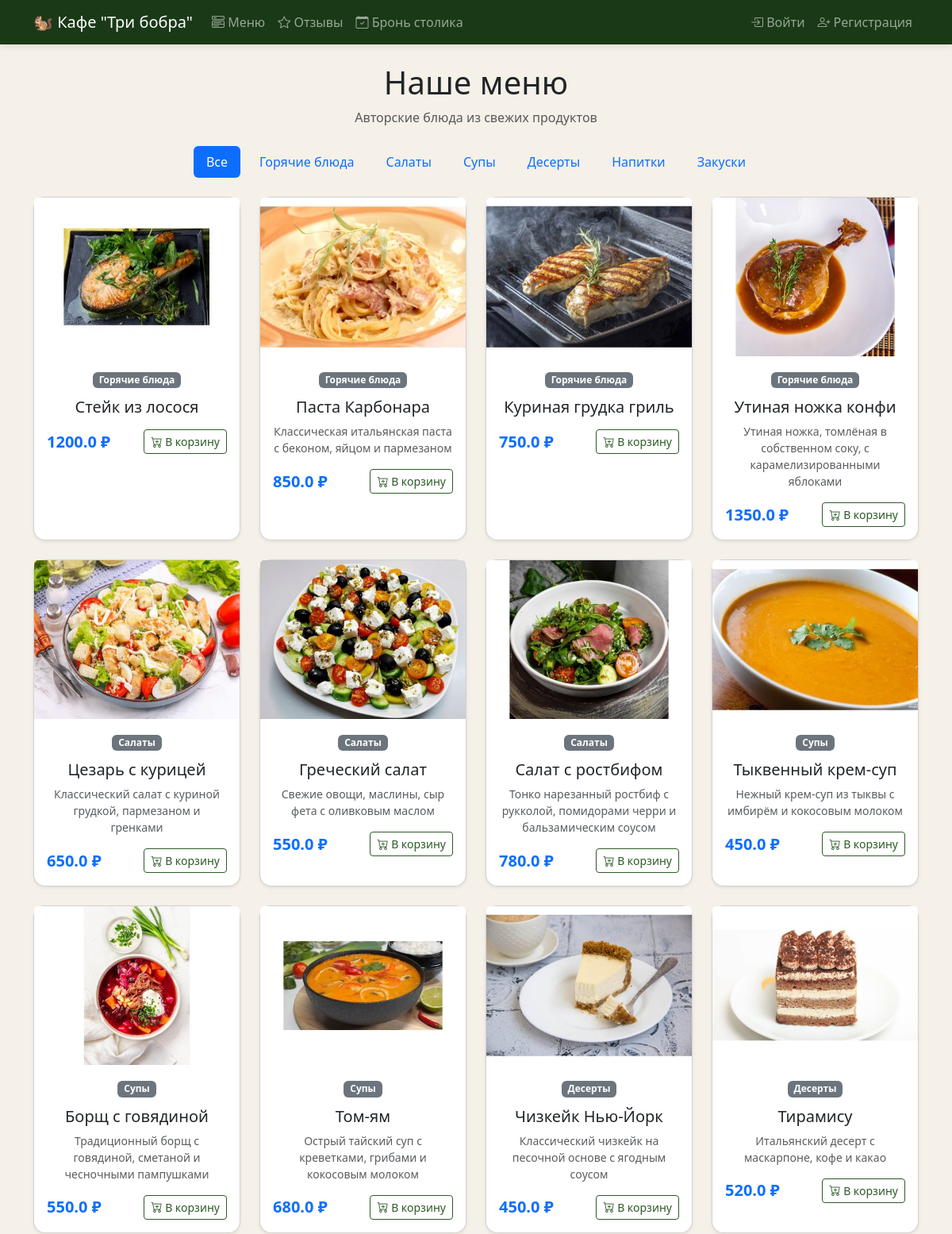
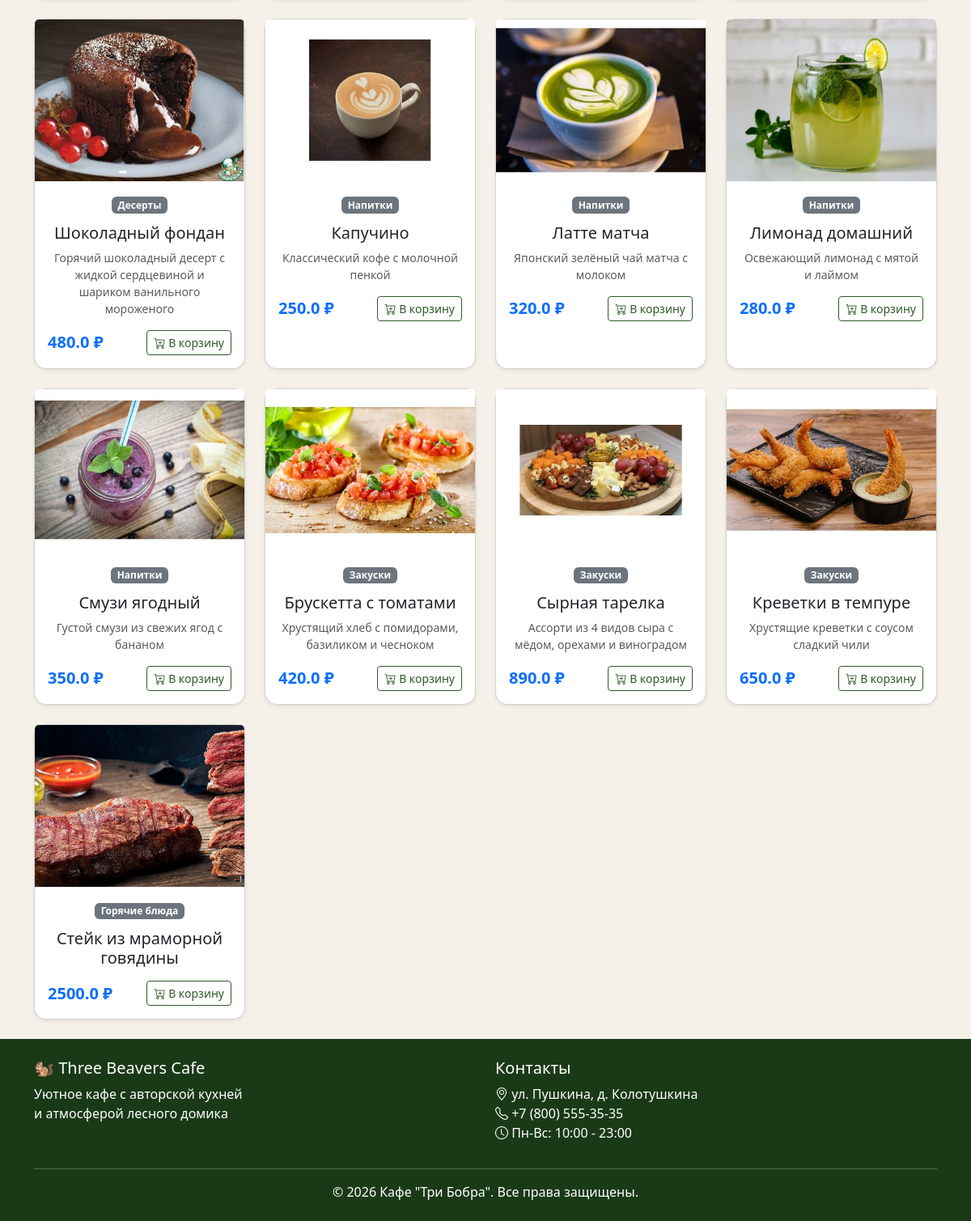
The page /menu on the database its author committed (2 pictures, top to bottom).
### models.py (models this page shows)
class Category(db.Model):
    id = db.Column(db.Integer, primary_key=True)
    name = db.Column(db.String(50), unique=True, nullable=False)
    items = db.relationship('MenuItem', backref='category', lazy=True)

class MenuItem(db.Model):
    id = db.Column(db.Integer, primary_key=True)
    name = db.Column(db.String(100), nullable=False)
    description = db.Column(db.Text, nullable=True)
    price = db.Column(db.Float, nullable=False)
    image_url = db.Column(db.String(300), default='default-food.jpg')
    available = db.Column(db.Boolean, default=True)
    category_id = db.Column(db.Integer, db.ForeignKey('category.id'), nullable=False)

### routes/menu.py (the view)
@menu_bp.route('/menu')
def menu():
    category_id = request.args.get('category', type=int)
    if category_id:
        items = MenuItem.query.filter_by(available=True, category_id=category_id).all()
    else:
        items = MenuItem.query.filter_by(available=True).all()
    categories = Category.query.all()
    cart_count = 0
    if current_user.is_authenticated:
        cart_count = sum(item.quantity for item in current_user.cart_items)
    return render_template('menu.html', items=items, categories=categories, cart_count=cart_count)

### templates/menu.html (shortened to what this page needs)
{% extends "base.html" %}
{% block content %}
<div class="container">
    <h1 class="text-center mb-2">Наше меню</h1>
    <p class="text-center text-muted mb-4">Авторские блюда из свежих продуктов</p>
    <div class="row mb-4">
        <div class="col">
            <nav class="nav nav-pills justify-content-center flex-wrap gap-2">
                <a class="nav-link {% if not request.args.get('category') %}active{% endif %}"
                   href="{{ url_for('menu.menu') }}">Все</a>
                {% for category in categories %}
                <a class="nav-link {% if request.args.get('category')|int == category.id %}active{% endif %}"
                   href="{{ url_for('menu.menu', category=category.id) }}">
                    {{ category.name }}
                </a>
                {% endfor %}
            </nav>
        </div>
    </div>
    <div class="row g-4">
        {% if items %}
            {% for item in items %}
            <div class="col-md-3">
                <div class="card h-100 shadow-sm">
                    <img src="{{ url_for('static', filename='images/menu/' + item.image_url) }}"
                         class="card-img-top" alt="{{ item.name }}"
                         style="height: 200px; object-fit: cover;">
                    <div class="card-body text-center">
                        <span class="badge bg-secondary mb-2">{{ item.category.name }}</span>
                        <h5 class="card-title mt-1">{{ item.name }}</h5>
                        <p class="card-text text-muted small">{{ item.description }}</p>
                        <div class="d-flex justify-content-between align-items-center mt-3">
                            <span class="fw-bold text-primary fs-5">{{ item.price }} ₽</span>
                            {% if current_user.is_authenticated %}
                            <button class="btn btn-sm btn-outline-primary add-to-cart-ajax" data-id="{{ item.id }}">
                                <i class="bi bi-cart-plus"></i> В корзину
                            </button>
                            {% else %}
                            <a href="{{ url_for('auth.login') }}" class="btn btn-sm btn-outline-primary">
                                <i class="bi bi-cart-plus"></i> В корзину
                            </a>
                            {% endif %}
                        </div>
                    </div>
                </div>
            </div>
            {% endfor %}
        {% else %}
            <div class="col-12 text-center py-5">
                <span style="font-size: 80px;">🍽️</span>
                <h3 class="mt-3">Меню пока пустое</h3>
                <p class="text-muted">Скоро мы добавим блюда</p>
            </div>
        {% endif %}
    </div>
</div>
{% endblock %}

### templates/base.html (shortened to what this page needs)
<!DOCTYPE html>
<html lang="ru">
<head>
    <link href="https://cdn.jsdelivr.net/npm/bootstrap@5.3.2/dist/css/bootstrap.min.css" rel="stylesheet">
    <link href="https://cdn.jsdelivr.net/npm/bootstrap-icons@1.11.2/font/bootstrap-icons.css" rel="stylesheet">
    <link href="{{ url_for('static', filename='css/style.css') }}" rel="stylesheet">
</head>
<body>
    <nav class="navbar navbar-expand-lg navbar-dark bg-dark-green sticky-top">
        <div class="container">
            <a class="navbar-brand" href="{{ url_for('main.index') }}">
                🐿 Кафе "Три бобра"
            </a>
            <div class="collapse navbar-collapse" id="navbarNav">
                <ul class="navbar-nav me-auto">
                    <li class="nav-item">
                        <a class="nav-link" href="{{ url_for('menu.menu') }}">
                            <i class="bi bi-menu-button-wide"></i> Меню
                        </a>
                    </li>
                    <li class="nav-item">
                        <a class="nav-link" href="{{ url_for('reviews.reviews') }}">
                            <i class="bi bi-star"></i> Отзывы
                        </a>
                    </li>
                    <li class="nav-item">
                        <a class="nav-link" href="{{ url_for('booking.booking') }}">
                            <i class="bi bi-calendar-check"></i> Бронь столика
                        </a>
                    </li>
                </ul>
                <ul class="navbar-nav">
                    {% if current_user.is_authenticated %}
                    <li class="nav-item">
                        <a class="nav-link d-flex align-items-center gap-1" href="{{ url_for('cart.cart') }}">
                            <i class="bi bi-cart2"></i> Корзина
                            <span id="cart-count" class="badge bg-warning text-dark {% if cart_count == 0 %}d-none{% endif %}">
                                {{ cart_count }}
                            </span>
                        </a>
                    </li>
                    <li class="nav-item dropdown">
                        <a class="nav-link dropdown-toggle d-flex align-items-center" href="#" role="button" data-bs-toggle="dropdown">
                            <img src="/auth/avatar/{{ current_user.id }}"
                                 class="rounded-circle me-2"
                                 style="width: 24px; height: 24px; object-fit: cover;"
                                 alt="">
                            {{ current_user.username }}
                            {% if current_user.is_admin %}<span class="badge bg-danger ms-1">admin</span>{% endif %}
                        </a>
                        <ul class="dropdown-menu">
                            <li><a class="dropdown-item" href="{{ url_for('auth.profile') }}">
                                <i class="bi bi-person"></i> Мой профиль
                            </a></li>
                            <li><a class="dropdown-item" href="{{ url_for('orders.orders') }}">
                                <i class="bi bi-bag"></i> Мои заказы
                            </a></li>
                            <li><a class="dropdown-item" href="{{ url_for('booking.my_bookings') }}">
                                <i class="bi bi-calendar"></i> Мои брони
                            </a></li>
                            {% if current_user.is_admin %}
                            <li><hr class="dropdown-divider"></li>
                            <li><a class="dropdown-item" href="{{ url_for('admin.dashboard') }}">
                                <i class="bi bi-shield-lock"></i> Админ-панель
                            </a></li>
                            {% endif %}
                            <li><hr class="dropdown-divider"></li>
                            <li><a class="dropdown-item text-danger" href="{{ url_for('auth.logout') }}">
                                <i class="bi bi-box-arrow-right"></i> Выйти
                            </a></li>
                        </ul>
                    </li>
                    {% else %}
                    <li class="nav-item">
                        <a class="nav-link" href="{{ url_for('auth.login') }}">
                            <i class="bi bi-box-arrow-in-right"></i> Войти
                        </a>
                    </li>
                    <li class="nav-item">
                        <a class="nav-link" href="{{ url_for('auth.register') }}">
                            <i class="bi bi-person-plus"></i> Регистрация
                        </a>
                    </li>
                    {% endif %}
                </ul>
            </div>
        </div>
    </nav>
    <main class="py-4">
        {% block content %}{% endblock %}
    </main>
    <footer class="bg-dark-green text-white py-4 mt-auto">
        <div class="container">
            <div class="row">
                <div class="col-md-6">
                    <h5>🐿 Three Beavers Cafe</h5>
                    <p>Уютное кафе с авторской кухней<br>и атмосферой лесного домика</p>
                </div>
                <div class="col-md-6">
                    <h5>Контакты</h5>
                    <p>
                        <i class="bi bi-geo-alt"></i> ул. Пушкина, д. Колотушкина<br>
                        <i class="bi bi-telephone"></i> +7 (800) 555-35-35<br>
                        <i class="bi bi-clock"></i> Пн-Вс: 10:00 - 23:00
                    </p>
                </div>
            </div>
            <hr>
            <p class="text-center mb-0">&copy; 2026 Кафе "Три Бобра". Все права защищены.</p>
        </div>
    </footer>
</body>
</html>

### static/css/style.css (style rules this page uses)
:root { --beaver-green: #2d5a27; --beaver-dark: #1a3a17; --beaver-light: #4a7c43; --beaver-gold: #c4a35a; --beaver-cream: #f5f0e8; --beaver-brown: #6b4f3c; }
.bg-dark-green { background-color: var(--beaver-dark) !important; }
.btn-outline-primary { color: var(--beaver-green); border-color: var(--beaver-green); }
.card { border-radius: 15px; transition: transform 0.3s, box-shadow 0.3s; }
.navbar { box-shadow: 0 2px 10px rgba(0, 0, 0, 0.1); }
.nav-link { transition: color 0.3s; }
footer { background-color: var(--beaver-dark); }
body { background-color: var(--beaver-cream); min-height: 100vh; display: flex; flex-direction: column; }
main { flex: 1; }

### rows shown on the page
Category: name "Горячие блюда"
Category: name "Салаты"
Category: name "Супы"
Category: name "Десерты"
Category: name "Напитки"
Category: name "Закуски"
MenuItem: image_url (picture), category.name "Горячие блюда", name "Стейк из лосося", price "1200.0"
MenuItem: image_url (picture), category.name "Горячие блюда", name "Паста Карбонара", description "Классическая итальянская паста с беконом, яйцом и пармезаном", price "850.0"
MenuItem: image_url (picture), category.name "Горячие блюда", name "Куриная грудка гриль", price "750.0"
MenuItem: image_url (picture), category.name "Горячие блюда", name "Утиная ножка конфи", description "Утиная ножка, томлёная в собственном соку, с карамелизированными яблоками", price "1350.0"
MenuItem: image_url (picture), category.name "Салаты", name "Цезарь с курицей", description "Классический салат с куриной грудкой, пармезаном и гренками", price "650.0"
MenuItem: image_url (picture), category.name "Салаты", name "Греческий салат", description "Свежие овощи, маслины, сыр фета с оливковым маслом", price "550.0"
MenuItem: image_url (picture), category.name "Салаты", name "Салат с ростбифом", description "Тонко нарезанный ростбиф с рукколой, помидорами черри и бальзамическим соусом", price "780.0"
MenuItem: image_url (picture), category.name "Супы", name "Тыквенный крем-суп", description "Нежный крем-суп из тыквы с имбирём и кокосовым молоком", price "450.0"
MenuItem: image_url (picture), category.name "Супы", name "Борщ с говядиной", description "Традиционный борщ с говядиной, сметаной и чесночными пампушками", price "550.0"
MenuItem: image_url (picture), category.name "Супы", name "Том-ям", description "Острый тайский суп с креветками, грибами и кокосовым молоком", price "680.0"
MenuItem: image_url (picture), category.name "Десерты", name "Чизкейк Нью-Йорк", description "Классический чизкейк на песочной основе с ягодным соусом", price "450.0"
MenuItem: image_url (picture), category.name "Десерты", name "Тирамису", description "Итальянский десерт с маскарпоне, кофе и какао", price "520.0"
MenuItem: image_url (picture), category.name "Десерты", name "Шоколадный фондан", description "Горячий шоколадный десерт с жидкой сердцевиной и шариком ванильного мороженого", price "480.0"
MenuItem: image_url (picture), category.name "Напитки", name "Капучино", description "Классический кофе с молочной пенкой", price "250.0"
MenuItem: image_url (picture), category.name "Напитки", name "Латте матча", description "Японский зелёный чай матча с молоком", price "320.0"
MenuItem: image_url (picture), category.name "Напитки", name "Лимонад домашний", description "Освежающий лимонад с мятой и лаймом", price "280.0"
MenuItem: image_url (picture), category.name "Напитки", name "Смузи ягодный", description "Густой смузи из свежих ягод с бананом", price "350.0"
MenuItem: image_url (picture), category.name "Закуски", name "Брускетта с томатами", description "Хрустящий хлеб с помидорами, базиликом и чесноком", price "420.0"
MenuItem: image_url (picture), category.name "Закуски", name "Сырная тарелка", description "Ассорти из 4 видов сыра с мёдом, орехами и виноградом", price "890.0"
MenuItem: image_url (picture), category.name "Закуски", name "Креветки в темпуре", description "Хрустящие креветки с соусом сладкий чили", price "650.0"
MenuItem: image_url (picture), category.name "Горячие блюда", name "Стейк из мраморной говядины", price "2500.0"
